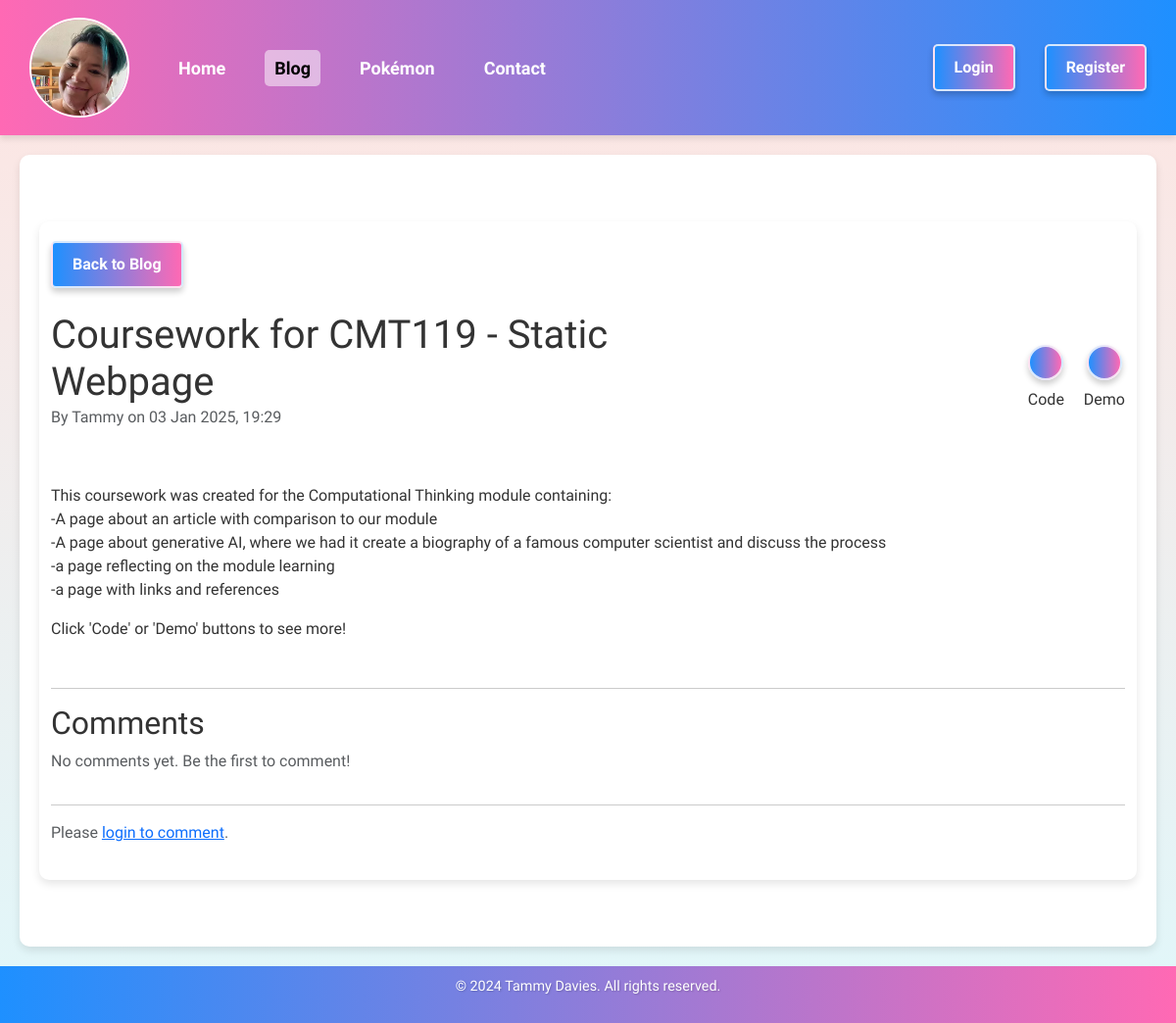
/blog/10, run on the app's committed database.
### app/models/blog_post.py (models this page shows)
class BlogPost(db.Model):
    id = db.Column(db.Integer, primary_key=True)
    title = db.Column(db.String(100), nullable=False)
    content = db.Column(db.Text, nullable=False)
    timestamp = db.Column(db.DateTime, default=datetime.utcnow)
    author = db.Column(db.String(50), nullable=False)
    summary = db.Column(db.String(255), nullable=True)
    repository_url = db.Column(db.String(255), nullable=True)
    live_demo_url = db.Column(db.String(255), nullable=True)
    comments = db.relationship(
        "Comment", backref="post", cascade="all, delete-orphan", lazy=True
    )

### app/routes/blog.py (the view)
    @app.route("/blog/<int:post_id>", methods=["GET", "POST"])
    def post_detail(post_id):
        post = BlogPost.query.get_or_404(post_id)
        form = CommentForm()
        print(f"Loaded post: {post.title} (ID: {post.id})")
        if form.validate_on_submit():
            print("Form validated successfully")
            print(f"Form content: {form.content.data}")
            print(f"Author (current user): {current_user.username}")
            try:
                comment = Comment(
                    content=form.content.data,
                    author=current_user.username,  # Use the authenticated user's username
                    post_id=post.id,
                )
                db.session.add(comment)
                print("Comment added to session")
                db.session.commit()
                print("Comment committed to database")
                flash("Comment added!", "success")
                return redirect(url_for("post_detail", post_id=post_id))
            except Exception as e:
                print(f"Error adding comment to database: {e}")
                db.session.rollback()
                flash("An error occurred while adding your comment.", "danger")
        else:
            if form.errors:
                print(f"Form validation failed with errors: {form.errors}")
        comments = (
            Comment.query.filter_by(post_id=post.id)
            .order_by(Comment.timestamp.desc())
            .all()
        )
        print(f"Comments fetched for post (ID: {post.id}): {len(comments)}")
        rendered_content = Markup(
            markdown.markdown(post.content, extensions=["fenced_code", "codehilite"])
        )
        print("Rendering post detail page")
        return render_template(
            "blog/blog_post_detail.html",
            post=post,
            content=rendered_content,
            form=form,
            comments=comments,
        )

### app/__init__.py (called while the page is built)
def create_app():
    app = Flask(__name__)
    app.config.from_object("config.Config")
    db.init_app(app)
    mail.init_app(app)
    login_manager.init_app(app)
    migrate.init_app(app, db)
    @app.template_filter("format_datetime")
    def format_datetime(value, format="%d %b %Y, %H:%M"):
        return value.strftime(format) if isinstance(value, datetime) else value
    @app.template_filter("markdown")
    def markdown_filter(content):
        return markdown(content)
    register_routes(app)
    with app.app_context():
        db.create_all()
    @login_manager.user_loader
    def load_user(user_id):
        from app.models.user import User
        return User.query.get(int(user_id))
    @app.context_processor
    def inject_user():
        return dict(current_user=current_user)
    return app

### app/routes/authentication_helper.py (called while the page is built)
def is_admin():
    return current_user.is_authenticated and current_user.email == "tammy@tsdavies.com"

### app/templates/blog/blog_post_detail.html (shortened to what this page needs)
{% extends "page_template.html" %} {% block content %}
    <main class="container my-5">
        <div class="mb-4">
            <a
                    href="{{ url_for('blog') }}"
                    class="btn btn-outline-secondary"
                    aria-label="Back to Blog"
                    title="Back to Blog"
            >
                 Back to Blog
            </a>
        </div>
        <div class="row align-items-center mb-4">
            <div class="col-12 col-md-8 text-center text-md-start">
                <h1 class="mb-0">{{ post.title }}</h1>
                <p class="text-muted">
                    By {{ post.author or 'Anonymous' }} on {{ post.timestamp|format_datetime }}
                </p>
            </div>
            <div class="col-12 col-md-4 text-center text-md-end mt-3 mt-md-0">
                {% if post.repository_url %}
                    <div class="d-inline-block text-center me-3">
                        <a
                                href="{{ post.repository_url }}"
                                target="_blank"
                                rel="noopener noreferrer"
                                aria-label="View Repository"
                                title="View the repository on GitHub"
                                class="btn btn-primary rounded-circle p-3"
                        >
                        </a>
                        <div class="icon-label mt-2">Code</div>
                    </div>
                {% endif %} {% if post.live_demo_url %}
                <div class="d-inline-block text-center">
                    <a
                            href="{{ post.live_demo_url }}"
                            target="_blank"
                            rel="noopener noreferrer"
                            aria-label="View Live Demo"
                            title="View the live demo"
                            class="btn btn-success rounded-circle p-3"
                    >
                    </a>
                    <div class="icon-label mt-2">Demo</div>
                </div>
            {% endif %}
            </div>
        </div>
        <p class="lead">{{ post.content|markdown|safe }}</p>
        <hr/>
        <div class="comments-section">
            <h2 class="section-heading">Comments</h2>
            {% if post.comments and post.comments|length > 0 %}
                <ul class="list-group">
                    {% for comment in post.comments %}
                        <li
                                class="list-group-item d-flex justify-content-between align-items-center"
                        >
        <span>
          {{ comment.content }} -
          <strong>{{ comment.author or 'Anonymous' }}</strong>
        </span>
                            {% if current_user.is_authenticated %}
                                <a
                                        href="{{ url_for('delete_comment', comment_id=comment.id) }}"
                                        class="btn btn-sm btn-outline-danger"
                                        onclick="return confirm('Are you sure you want to delete this comment?');"
                                >
                                    <i class="bi bi-x-circle"></i> Delete
                                </a>
                            {% endif %}
                        </li>
                    {% endfor %}
                </ul>
            {% else %}
                <p class="text-muted">No comments yet. Be the first to comment!</p>
            {% endif %}
        </div>
        <hr/>
        {% if current_user.is_authenticated %}
            <div class="add-comment">
                <h3 class="section-heading">Add a Comment</h3>
                <p class="text-muted">
                    Comment as <strong>{{ current_user.username }}</strong>
                </p>
                <form
                        class="needs-validation"
                        novalidate
                        method="POST"
                        action="{{ url_for('post_detail', post_id=post.id) }}"
                >
                    {{ form.hidden_tag() }}
                    <div class="mb-3">
                        {{ form.content.label(class="form-label") }} {{ form.content(class="form-control", size=50) }}
                        <div class="invalid-feedback">Please enter your comment.</div>
                    </div>
                    <div class="text-center">{{ form.submit(class="btn btn-primary") }}</div>
                </form>
            </div>
        {% else %}
            <p class="text-muted">Please <a href="/login"> login to comment</a>.</p>
        {% endif %}
    </main>
{% endblock %}

### app/static/css/style.css (style rules this page uses)
body { margin: 0; padding: 0; font-family: "Prompt", "Roboto", Arial, sans-serif; background: linear-gradient(to bottom, #ffe4e1, #e0f7fa); color: #333; display: flex; flex-direction: column; min-height: 100vh; }
main { flex: 1; display: flex; flex-direction: column; justify-content: center; padding: 20px; background: white; border-radius: 10px; box-shadow: 0 4px 8px rgba(0, 0, 0, 0.1); max-width: 1200px; margin: 20px auto; width: calc(100% - 40px); }
button, .btn { background: linear-gradient(90deg, #1e90ff, #ff69b4); color: white; border: 2px solid #ffffffcc; padding: 10px 20px; border-radius: 5px; font-weight: bold; cursor: pointer; transition: background 0.3s, box-shadow 0.3s, transform 0.2s; box-shadow: 0 4px 6px rgba(0, 0, 0, 0.2); }
.btn { background: linear-gradient(90deg, #1e90ff, #ff69b4); color: white; border: 2px solid #ffffffcc; padding: 10px 20px; border-radius: 5px; font-weight: bold; cursor: pointer; transition: background 0.3s, box-shadow 0.3s, transform 0.2s; box-shadow: 0 4px 6px rgba(0, 0, 0, 0.2); }
.btn-outline-secondary { background: linear-gradient(90deg,#1e90ff, #ff69b4 ); color: white; border: 2px solid #ffffffcc; padding: 10px 20px; border-radius: 5px; font-weight: bold; cursor: pointer; transition: background 0.3s, color 0.3s, box-shadow 0.3s, transform 0.2s; box-shadow: 0 4px 6px rgba(0, 0, 0, 0.2); }
.btn, .btn-outline-secondary { margin-bottom: 0; }

### data on the page
BlogPost: title "Coursework for CMT119 - Static Webpage", author "Tammy", timestamp "03 Jan 2025, 19:29", content "This coursework was created for the Computational Thinking module containing: -A page about an article with comparison to our module -A page about generative AI, where we had it create a biography of a famous computer scientist and discuss the process -a page reflecting on the module learning -a page with links and references Click 'Code' or 'Demo' buttons to see more!"
